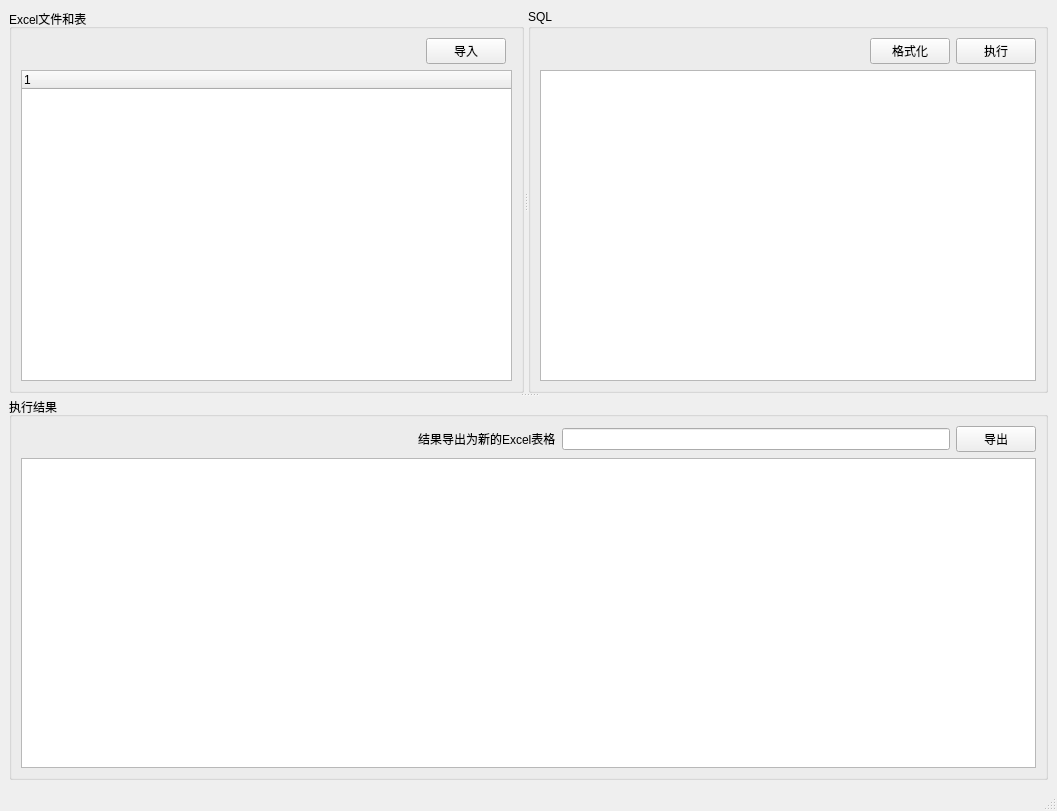
<?xml version="1.0" encoding="UTF-8"?>
<ui version="4.0">
 <class>MainWindow</class>
 <widget class="QMainWindow" name="MainWindow">
  <property name="geometry">
   <rect>
    <x>0</x>
    <y>0</y>
    <width>1057</width>
    <height>811</height>
   </rect>
  </property>
  <property name="windowTitle">
   <string>SQL for Excel v1.0</string>
  </property>
  <widget class="QWidget" name="centralwidget">
   <layout class="QGridLayout" name="gridLayout_4">
    <item row="0" column="0">
     <widget class="QSplitter" name="splitter_2">
      <property name="orientation">
       <enum>Qt::Vertical</enum>
      </property>
      <widget class="QSplitter" name="splitter">
       <property name="orientation">
        <enum>Qt::Horizontal</enum>
       </property>
       <widget class="QGroupBox" name="groupBox">
        <property name="title">
         <string>Excel文件和表</string>
        </property>
        <layout class="QGridLayout" name="gridLayout">
         <item row="0" column="0">
          <spacer name="horizontalSpacer">
           <property name="orientation">
            <enum>Qt::Horizontal</enum>
           </property>
           <property name="sizeHint" stdset="0">
            <size>
             <width>407</width>
             <height>20</height>
            </size>
           </property>
          </spacer>
         </item>
         <item row="0" column="1">
          <widget class="QPushButton" name="pushButtonImportFile">
           <property name="text">
            <string>导入</string>
           </property>
          </widget>
         </item>
         <item row="1" column="0" colspan="3">
          <widget class="QTreeWidget" name="treeWidgetExcelsAndSheets">
           <property name="toolTip">
            <string/>
           </property>
           <property name="showDropIndicator" stdset="0">
            <bool>true</bool>
           </property>
           <attribute name="headerVisible">
            <bool>true</bool>
           </attribute>
           <column>
            <property name="text">
             <string notr="true">1</string>
            </property>
           </column>
          </widget>
         </item>
        </layout>
       </widget>
       <widget class="QGroupBox" name="groupBox_2">
        <property name="title">
         <string>SQL</string>
        </property>
        <layout class="QGridLayout" name="gridLayout_2">
         <item row="0" column="2">
          <widget class="QPushButton" name="pushButtonRunSql">
           <property name="text">
            <string>执行</string>
           </property>
          </widget>
         </item>
         <item row="0" column="1">
          <widget class="QPushButton" name="pushButtonFormatSql">
           <property name="text">
            <string>格式化</string>
           </property>
          </widget>
         </item>
         <item row="0" column="0">
          <spacer name="horizontalSpacer_2">
           <property name="orientation">
            <enum>Qt::Horizontal</enum>
           </property>
           <property name="sizeHint" stdset="0">
            <size>
             <width>332</width>
             <height>20</height>
            </size>
           </property>
          </spacer>
         </item>
         <item row="1" column="0" colspan="3">
          <widget class="QTextEdit" name="textEditSql"/>
         </item>
        </layout>
       </widget>
      </widget>
      <widget class="QGroupBox" name="groupBox_3">
       <property name="title">
        <string>执行结果</string>
       </property>
       <layout class="QGridLayout" name="gridLayout_3">
        <item row="0" column="0">
         <spacer name="horizontalSpacer_3">
          <property name="orientation">
           <enum>Qt::Horizontal</enum>
          </property>
          <property name="sizeHint" stdset="0">
           <size>
            <width>391</width>
            <height>20</height>
           </size>
          </property>
         </spacer>
        </item>
        <item row="0" column="1">
         <widget class="QLabel" name="label">
          <property name="text">
           <string>结果导出为新的Excel表格</string>
          </property>
         </widget>
        </item>
        <item row="0" column="2">
         <widget class="QLineEdit" name="lineEditNewSheetName"/>
        </item>
        <item row="0" column="3">
         <widget class="QPushButton" name="pushButtonExportResult">
          <property name="toolTip">
           <string>导出SQL的查询结果，不对以下表格中的修改导出！</string>
          </property>
          <property name="text">
           <string>导出</string>
          </property>
         </widget>
        </item>
        <item row="1" column="0" colspan="4">
         <widget class="QTableWidget" name="tableWidgetSqlResult">
          <property name="toolTip">
           <string>注意：修改的内容不会被保存和导出！</string>
          </property>
         </widget>
        </item>
       </layout>
      </widget>
     </widget>
    </item>
   </layout>
  </widget>
  <widget class="QStatusBar" name="statusbar"/>
 </widget>
 <resources/>
 <connections/>
</ui>
